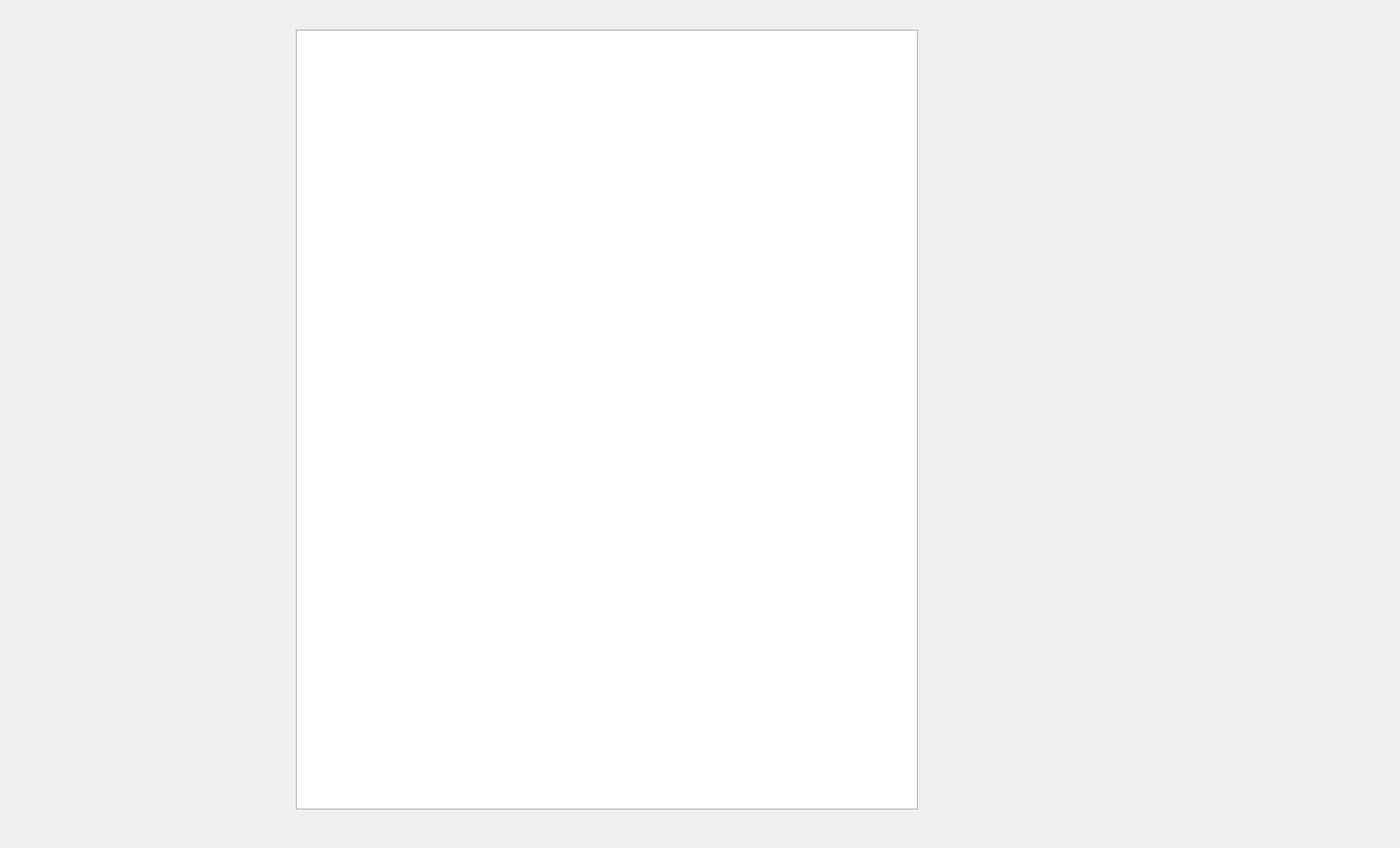
     <widget class="QWidget" name="tab_9">
      <attribute name="title">
       <string>afficher</string>
      </attribute>
      <widget class="QLabel" name="label_3">
       <property name="geometry">
        <rect>
         <x>-4</x>
         <y>-7</y>
         <width>481</width>
         <height>331</height>
        </rect>
       </property>
       <property name="text">
        <string/>
       </property>
       <property name="pixmap">
        <pixmap>../../OneDrive/Documents/images/bg.jpg</pixmap>
       </property>
      </widget>
      <widget class="QTableView" name="tabtic">
       <property name="geometry">
        <rect>
         <x>300</x>
         <y>30</y>
         <width>631</width>
         <height>791</height>
        </rect>
       </property>
      </widget>
      <widget class="QLabel" name="label_40">
       <property name="geometry">
        <rect>
         <x>0</x>
         <y>0</y>
         <width>1411</width>
         <height>851</height>
        </rect>
       </property>
       <property name="text">
        <string/>
       </property>
       <property name="pixmap">
        <pixmap>../images/bg.v1.jpg</pixmap>
       </property>
      </widget>
      <widget class="QLabel" name="label_65">
       <property name="geometry">
        <rect>
         <x>0</x>
         <y>0</y>
         <width>1321</width>
         <height>731</height>
        </rect>
       </property>
       <property name="text">
        <string/>
       </property>
       <property name="pixmap">
        <pixmap>../../Downloads/back.png</pixmap>
       </property>
      </widget>
      <zorder>label_65</zorder>
      <zorder>label_40</zorder>
      <zorder>label_3</zorder>
      <zorder>tabtic</zorder>
     </widget>
